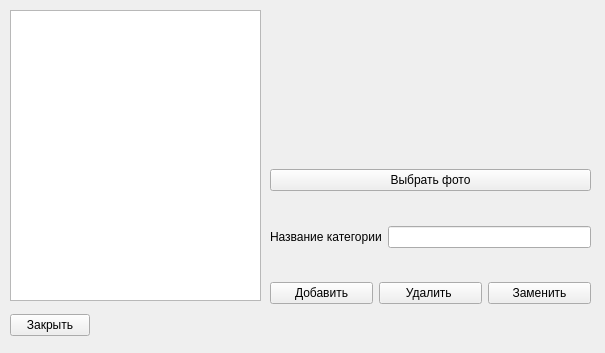
<?xml version="1.0" encoding="UTF-8"?>
<ui version="4.0">
 <class>Categories</class>
 <widget class="QWidget" name="Categories">
  <property name="geometry">
   <rect>
    <x>0</x>
    <y>0</y>
    <width>605</width>
    <height>353</height>
   </rect>
  </property>
  <property name="windowTitle">
   <string>Form</string>
  </property>
  <widget class="QTableWidget" name="tableWidget">
   <property name="geometry">
    <rect>
     <x>10</x>
     <y>10</y>
     <width>251</width>
     <height>291</height>
    </rect>
   </property>
  </widget>
  <widget class="QWidget" name="">
   <property name="geometry">
    <rect>
     <x>10</x>
     <y>310</y>
     <width>591</width>
     <height>31</height>
    </rect>
   </property>
   <layout class="QHBoxLayout" name="horizontalLayout_2">
    <item>
     <widget class="QPushButton" name="pushButton_4">
      <property name="text">
       <string>Закрыть</string>
      </property>
     </widget>
    </item>
    <item>
     <spacer name="horizontalSpacer">
      <property name="orientation">
       <enum>Qt::Horizontal</enum>
      </property>
      <property name="sizeHint" stdset="0">
       <size>
        <width>40</width>
        <height>20</height>
       </size>
      </property>
     </spacer>
    </item>
   </layout>
  </widget>
  <widget class="QWidget" name="">
   <property name="geometry">
    <rect>
     <x>270</x>
     <y>13</y>
     <width>321</width>
     <height>291</height>
    </rect>
   </property>
   <layout class="QVBoxLayout" name="verticalLayout_2">
    <item>
     <layout class="QVBoxLayout" name="verticalLayout">
      <item>
       <widget class="QLabel" name="photo_">
        <property name="minimumSize">
         <size>
          <width>150</width>
          <height>150</height>
         </size>
        </property>
        <property name="text">
         <string/>
        </property>
       </widget>
      </item>
      <item>
       <widget class="QPushButton" name="photo_btn_">
        <property name="text">
         <string>Выбрать фото</string>
        </property>
       </widget>
      </item>
     </layout>
    </item>
    <item>
     <spacer name="verticalSpacer">
      <property name="orientation">
       <enum>Qt::Vertical</enum>
      </property>
      <property name="sizeHint" stdset="0">
       <size>
        <width>17</width>
        <height>17</height>
       </size>
      </property>
     </spacer>
    </item>
    <item>
     <layout class="QHBoxLayout" name="horizontalLayout">
      <item>
       <widget class="QLabel" name="label">
        <property name="text">
         <string>Название категории</string>
        </property>
       </widget>
      </item>
      <item>
       <widget class="QLineEdit" name="lineEdit"/>
      </item>
     </layout>
    </item>
    <item>
     <spacer name="verticalSpacer_2">
      <property name="orientation">
       <enum>Qt::Vertical</enum>
      </property>
      <property name="sizeHint" stdset="0">
       <size>
        <width>13</width>
        <height>13</height>
       </size>
      </property>
     </spacer>
    </item>
    <item>
     <layout class="QHBoxLayout" name="horizontalLayout_3">
      <item>
       <widget class="QPushButton" name="pushButton">
        <property name="text">
         <string>Добавить</string>
        </property>
       </widget>
      </item>
      <item>
       <widget class="QPushButton" name="pushButton_3">
        <property name="text">
         <string>Удалить </string>
        </property>
       </widget>
      </item>
      <item>
       <widget class="QPushButton" name="pushButton_2">
        <property name="text">
         <string>Заменить</string>
        </property>
       </widget>
      </item>
     </layout>
    </item>
   </layout>
  </widget>
 </widget>
 <resources/>
 <connections/>
</ui>
